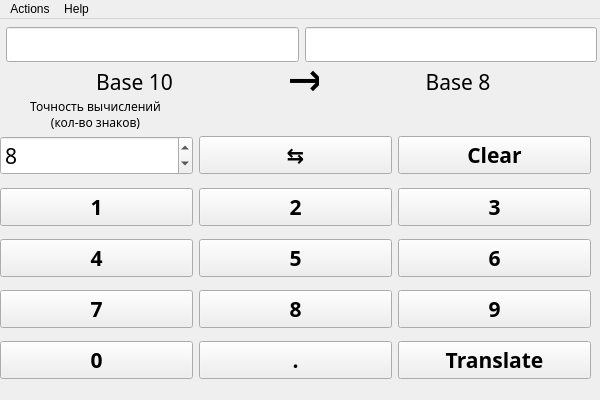
<?xml version="1.0" encoding="UTF-8"?>
<ui version="4.0">
 <class>MainWindow</class>
 <widget class="QMainWindow" name="MainWindow">
  <property name="geometry">
   <rect>
    <x>0</x>
    <y>0</y>
    <width>600</width>
    <height>400</height>
   </rect>
  </property>
  <property name="minimumSize">
   <size>
    <width>600</width>
    <height>400</height>
   </size>
  </property>
  <property name="maximumSize">
   <size>
    <width>600</width>
    <height>400</height>
   </size>
  </property>
  <property name="windowTitle">
   <string>Calc</string>
  </property>
  <widget class="QWidget" name="centralwidget">
   <widget class="QLabel" name="directionLabel">
    <property name="geometry">
     <rect>
      <x>290</x>
      <y>30</y>
      <width>29</width>
      <height>57</height>
     </rect>
    </property>
    <property name="font">
     <font>
      <family>Hack</family>
      <pointsize>36</pointsize>
      <weight>50</weight>
      <italic>true</italic>
      <bold>false</bold>
     </font>
    </property>
    <property name="text">
     <string>→</string>
    </property>
    <property name="alignment">
     <set>Qt::AlignCenter</set>
    </property>
   </widget>
   <widget class="QLabel" name="base10Label">
    <property name="geometry">
     <rect>
      <x>90</x>
      <y>50</y>
      <width>89</width>
      <height>25</height>
     </rect>
    </property>
    <property name="font">
     <font>
      <family>Hack</family>
      <pointsize>16</pointsize>
      <weight>50</weight>
      <italic>false</italic>
      <bold>false</bold>
     </font>
    </property>
    <property name="text">
     <string>Base 10</string>
    </property>
    <property name="alignment">
     <set>Qt::AlignCenter</set>
    </property>
   </widget>
   <widget class="QLabel" name="base8Label">
    <property name="geometry">
     <rect>
      <x>420</x>
      <y>50</y>
      <width>76</width>
      <height>25</height>
     </rect>
    </property>
    <property name="font">
     <font>
      <family>Hack</family>
      <pointsize>16</pointsize>
      <weight>50</weight>
      <italic>false</italic>
      <bold>false</bold>
     </font>
    </property>
    <property name="text">
     <string>Base 8</string>
    </property>
    <property name="alignment">
     <set>Qt::AlignCenter</set>
    </property>
   </widget>
   <widget class="QWidget" name="layoutWidget">
    <property name="geometry">
     <rect>
      <x>6</x>
      <y>6</y>
      <width>591</width>
      <height>39</height>
     </rect>
    </property>
    <layout class="QHBoxLayout" name="ioLayout">
     <item>
      <widget class="QLineEdit" name="base10Text">
       <property name="font">
        <font>
         <family>Hack</family>
         <pointsize>14</pointsize>
         <weight>50</weight>
         <bold>false</bold>
        </font>
       </property>
      </widget>
     </item>
     <item>
      <widget class="QLineEdit" name="base8Text">
       <property name="font">
        <font>
         <family>Hack</family>
         <pointsize>14</pointsize>
         <weight>50</weight>
         <bold>false</bold>
        </font>
       </property>
      </widget>
     </item>
    </layout>
   </widget>
   <widget class="QWidget" name="layoutWidget">
    <property name="geometry">
     <rect>
      <x>0</x>
      <y>110</y>
      <width>591</width>
      <height>261</height>
     </rect>
    </property>
    <layout class="QGridLayout" name="buttonsLayout">
     <item row="5" column="0">
      <widget class="QPushButton" name="button7">
       <property name="font">
        <font>
         <family>Hack</family>
         <pointsize>16</pointsize>
         <weight>75</weight>
         <bold>true</bold>
        </font>
       </property>
       <property name="text">
        <string>7</string>
       </property>
      </widget>
     </item>
     <item row="5" column="1">
      <widget class="QPushButton" name="button8">
       <property name="font">
        <font>
         <family>Hack</family>
         <pointsize>16</pointsize>
         <weight>75</weight>
         <bold>true</bold>
        </font>
       </property>
       <property name="text">
        <string>8</string>
       </property>
      </widget>
     </item>
     <item row="5" column="2">
      <widget class="QPushButton" name="button9">
       <property name="font">
        <font>
         <family>Hack</family>
         <pointsize>16</pointsize>
         <weight>75</weight>
         <bold>true</bold>
        </font>
       </property>
       <property name="text">
        <string>9</string>
       </property>
      </widget>
     </item>
     <item row="2" column="0">
      <widget class="QPushButton" name="button1">
       <property name="font">
        <font>
         <family>Hack</family>
         <pointsize>16</pointsize>
         <weight>75</weight>
         <bold>true</bold>
        </font>
       </property>
       <property name="text">
        <string>1</string>
       </property>
      </widget>
     </item>
     <item row="6" column="0">
      <widget class="QPushButton" name="button0">
       <property name="font">
        <font>
         <family>Hack</family>
         <pointsize>16</pointsize>
         <weight>75</weight>
         <bold>true</bold>
        </font>
       </property>
       <property name="text">
        <string>0</string>
       </property>
      </widget>
     </item>
     <item row="1" column="0">
      <widget class="QSpinBox" name="precisionSpin">
       <property name="font">
        <font>
         <family>Hack</family>
         <pointsize>16</pointsize>
        </font>
       </property>
       <property name="minimum">
        <number>1</number>
       </property>
       <property name="maximum">
        <number>50</number>
       </property>
       <property name="value">
        <number>8</number>
       </property>
      </widget>
     </item>
     <item row="6" column="2">
      <widget class="QPushButton" name="buttonTranslate">
       <property name="font">
        <font>
         <family>Hack</family>
         <pointsize>16</pointsize>
         <weight>75</weight>
         <bold>true</bold>
        </font>
       </property>
       <property name="text">
        <string>Translate</string>
       </property>
      </widget>
     </item>
     <item row="2" column="1">
      <widget class="QPushButton" name="button2">
       <property name="font">
        <font>
         <family>Hack</family>
         <pointsize>16</pointsize>
         <weight>75</weight>
         <bold>true</bold>
        </font>
       </property>
       <property name="text">
        <string>2</string>
       </property>
      </widget>
     </item>
     <item row="4" column="0">
      <widget class="QPushButton" name="button4">
       <property name="font">
        <font>
         <family>Hack</family>
         <pointsize>16</pointsize>
         <weight>75</weight>
         <bold>true</bold>
        </font>
       </property>
       <property name="text">
        <string>4</string>
       </property>
      </widget>
     </item>
     <item row="1" column="2">
      <widget class="QPushButton" name="buttonClear">
       <property name="font">
        <font>
         <family>Hack</family>
         <pointsize>16</pointsize>
         <weight>75</weight>
         <bold>true</bold>
        </font>
       </property>
       <property name="text">
        <string>Clear</string>
       </property>
      </widget>
     </item>
     <item row="6" column="1">
      <widget class="QPushButton" name="buttonPoint">
       <property name="font">
        <font>
         <family>Hack</family>
         <pointsize>16</pointsize>
         <weight>75</weight>
         <bold>true</bold>
        </font>
       </property>
       <property name="text">
        <string>.</string>
       </property>
      </widget>
     </item>
     <item row="4" column="1">
      <widget class="QPushButton" name="button5">
       <property name="font">
        <font>
         <family>Hack</family>
         <pointsize>16</pointsize>
         <weight>75</weight>
         <bold>true</bold>
        </font>
       </property>
       <property name="text">
        <string>5</string>
       </property>
      </widget>
     </item>
     <item row="1" column="1">
      <widget class="QPushButton" name="buttonChange">
       <property name="font">
        <font>
         <family>Hack</family>
         <pointsize>16</pointsize>
         <weight>75</weight>
         <bold>true</bold>
        </font>
       </property>
       <property name="text">
        <string>⇆</string>
       </property>
      </widget>
     </item>
     <item row="4" column="2">
      <widget class="QPushButton" name="button6">
       <property name="font">
        <font>
         <family>Hack</family>
         <pointsize>16</pointsize>
         <weight>75</weight>
         <bold>true</bold>
        </font>
       </property>
       <property name="text">
        <string>6</string>
       </property>
      </widget>
     </item>
     <item row="2" column="2">
      <widget class="QPushButton" name="button3">
       <property name="font">
        <font>
         <family>Hack</family>
         <pointsize>16</pointsize>
         <weight>75</weight>
         <bold>true</bold>
        </font>
       </property>
       <property name="text">
        <string>3</string>
       </property>
      </widget>
     </item>
    </layout>
   </widget>
   <widget class="QLabel" name="label">
    <property name="geometry">
     <rect>
      <x>0</x>
      <y>80</y>
      <width>191</width>
      <height>31</height>
     </rect>
    </property>
    <property name="font">
     <font>
      <family>Hack</family>
      <italic>false</italic>
     </font>
    </property>
    <property name="text">
     <string>Точность вычислений
(кол-во знаков)</string>
    </property>
    <property name="alignment">
     <set>Qt::AlignCenter</set>
    </property>
   </widget>
  </widget>
  <widget class="QMenuBar" name="menu">
   <property name="geometry">
    <rect>
     <x>0</x>
     <y>0</y>
     <width>600</width>
     <height>30</height>
    </rect>
   </property>
   <widget class="QMenu" name="menuHelp">
    <property name="title">
     <string>Help</string>
    </property>
    <addaction name="actionAbout"/>
   </widget>
   <widget class="QMenu" name="menuActions">
    <property name="title">
     <string>Actions</string>
    </property>
    <widget class="QMenu" name="menuClear">
     <property name="title">
      <string>Clear</string>
     </property>
     <addaction name="actionInput"/>
     <addaction name="actionOutput"/>
     <addaction name="actionInput_Output"/>
    </widget>
    <addaction name="menuClear"/>
    <addaction name="actionTranslate"/>
    <addaction name="actionChange_direction"/>
   </widget>
   <addaction name="menuActions"/>
   <addaction name="menuHelp"/>
  </widget>
  <action name="actionAbout">
   <property name="text">
    <string>About</string>
   </property>
  </action>
  <action name="actionInput">
   <property name="text">
    <string>Base 10</string>
   </property>
  </action>
  <action name="actionOutput">
   <property name="text">
    <string>Base 8</string>
   </property>
  </action>
  <action name="actionInput_Output">
   <property name="text">
    <string>Both</string>
   </property>
  </action>
  <action name="actionTranslate">
   <property name="text">
    <string>Translate</string>
   </property>
  </action>
  <action name="actionChange_direction">
   <property name="text">
    <string>Change direction</string>
   </property>
  </action>
 </widget>
 <resources/>
 <connections>
  <connection>
   <sender>buttonClear</sender>
   <signal>clicked()</signal>
   <receiver>base10Text</receiver>
   <slot>clear()</slot>
   <hints>
    <hint type="sourcelabel">
     <x>430</x>
     <y>336</y>
    </hint>
    <hint type="destinationlabel">
     <x>233</x>
     <y>68</y>
    </hint>
   </hints>
  </connection>
  <connection>
   <sender>buttonClear</sender>
   <signal>clicked()</signal>
   <receiver>base8Text</receiver>
   <slot>clear()</slot>
   <hints>
    <hint type="sourcelabel">
     <x>496</x>
     <y>338</y>
    </hint>
    <hint type="destinationlabel">
     <x>482</x>
     <y>65</y>
    </hint>
   </hints>
  </connection>
 </connections>
</ui>
